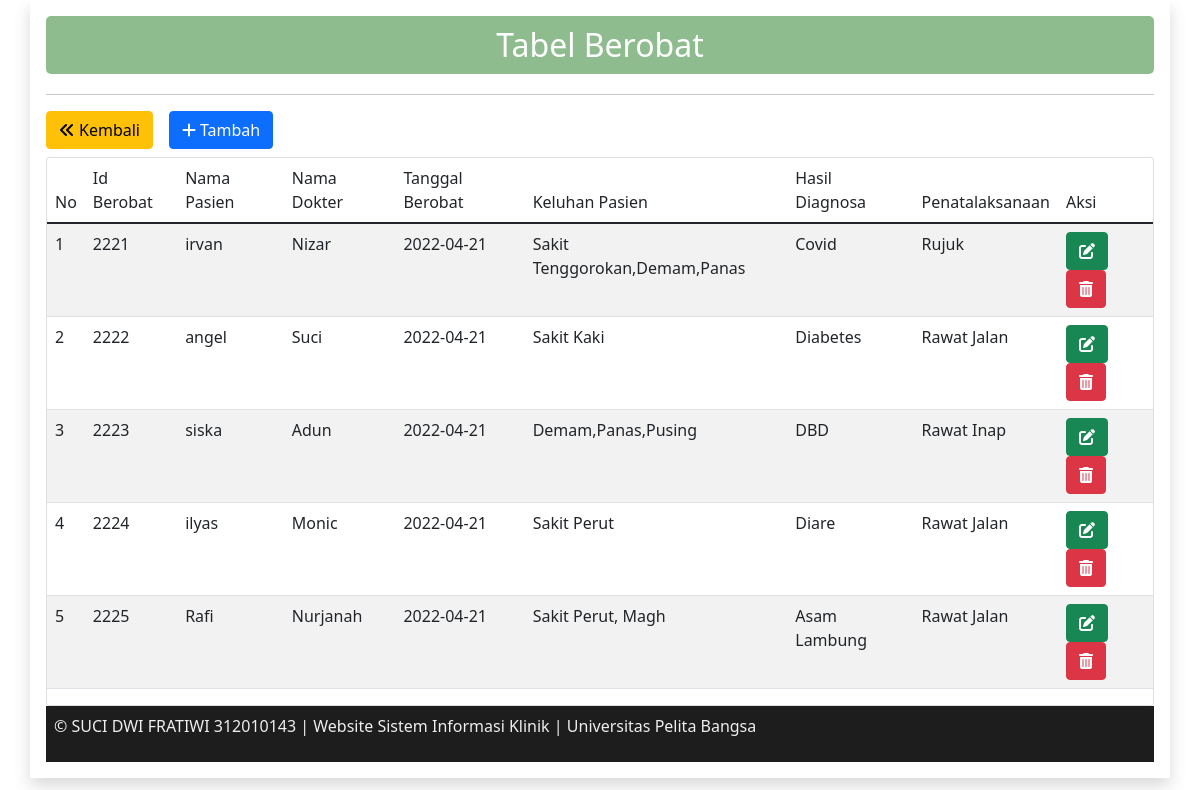
Screenshot of /berobat/berobat.php (signed in) with the database file from the repository.
### tables this page shows
CREATE TABLE `berobat` (
  `id_berobat` int(11) NOT NULL,
  `id_pasien` int(5) DEFAULT NULL,
  `id_dokter` int(5) DEFAULT NULL,
  `tgl_berobat` date DEFAULT NULL,
  `keluhan_pasien` varchar(200) DEFAULT NULL,
  `hasil_diagnosa` varchar(200) DEFAULT NULL,
  `penatalaksanaan` enum('Rawat Jalan','Rawat Inap','Rujuk','lainnya') DEFAULT NULL
);

CREATE TABLE `pasien` (
  `id_pasien` int(5) NOT NULL,
  `nama_pasien` varchar(40) DEFAULT NULL,
  `jenis_kelamin` enum('L','P') DEFAULT NULL,
  `umur` int(2) DEFAULT NULL
);

CREATE TABLE `dokter` (
  `id_dokter` int(5) NOT NULL,
  `nama_dokter` varchar(50) NOT NULL
);

### berobat/berobat.php (the view, shortened to what this page needs)
<!DOCTYPE html>
<html lang="en">
<head>
	<link rel="stylesheet" href="../css/bootstrap.min.css" />
	<link rel="stylesheet" href="../fontawesome/fontawesome/css/all.css" />
</head>
<body>
<div class="container shadow p-3">
	<header>
	<h2 align="center" class="hero text-white">Tabel Berobat</h2>
	</header>
	<hr>
	<div class="btn-toolbar mb-2 mb-md-10">
		<a class="btn btn-warning me-3" href="../data.php" role="button"><i class="fa-solid fa-angles-left me-1"></i>Kembali</a>
		<a class="btn btn-primary" href="berobat_tambah.php" role="button"><i class="fa-solid fa-plus me-1"></i>Tambah</a>
	</div>
	<div class="card">
	<div class="table-responsive">
		<table class="table table-striped table-hover">
			<thead>
				<tr>
					<td>No</td>
					<td>Id Berobat</td>
					<td>Nama Pasien</td>
					<td>Nama Dokter</td>
					<td>Tanggal Berobat</td>
					<td>Keluhan Pasien</td>
					<td>Hasil Diagnosa</td>
					<td>Penatalaksanaan</td>
					<td>Aksi</td>
				</tr>
			</thead>
			<?php
			require "../koneksi.php";
			$no = 1;
			$query = mysqli_query($conn, 'SELECT * FROM berobat
				join pasien on pasien.id_pasien = berobat.id_pasien
				join dokter on dokter.id_dokter = berobat.id_dokter');
			while ($data = mysqli_fetch_array($query)) {
			?>
				<tr>
					<td><?php echo $no++ ?></td>
					<td><?php echo $data['id_berobat'] ?></td>
					<td><?php echo $data['nama_pasien'] ?></td>
					<td><?php echo $data['nama_dokter'] ?></td>
					<td><?php echo $data['tgl_berobat'] ?></td>
					<td><?php echo $data['keluhan_pasien'] ?></td>
					<td><?php echo $data['hasil_diagnosa'] ?></td>
					<td><?php echo $data['penatalaksanaan'] ?></td>
					<td>
						<a class="btn btn-success" href="berobat_ubah.php?id=<?= $data['id_berobat'];?>" role="button"><i class="fa-solid fa-pen-to-square"></i></a>
						<a class="btn btn-danger" href="berobat_hapus.php?id=<?= $data['id_berobat'];?>" role="button"><i class="fa-solid fa-trash-can"></i></a>
					</td>
				</tr>
			<?php } ?>
		</table>
	</div>
	</div>
	<?php require "../footer.php";?>
</div>
</body>
</html>

### footer.php (shortened to what this page needs)
<footer>
	<p>&copy; SUCI DWI FRATIWI 312010143 | Website Sistem Informasi Klinik | Universitas Pelita Bangsa</p>
</footer>

### berobat/berobat.php (style rules this page uses)
.hero { background-color: #8FBC8F; border-radius: 5px; padding: 10px 23px; margin-bottom: 20px; }

### footer.php (style rules this page uses)
footer { clear:both; background-color:#1d1d1d; padding:8px; color:#eee; }

### rows the page displays
berobat: id_berobat "2221", id_pasien.nama_pasien "irvan", id_dokter.nama_dokter "Nizar", tgl_berobat "2022-04-21", keluhan_pasien "Sakit Tenggorokan,Demam,Panas", hasil_diagnosa "Covid", penatalaksanaan "Rujuk"
berobat: id_berobat "2222", id_pasien.nama_pasien "angel", id_dokter.nama_dokter "Suci", tgl_berobat "2022-04-21", keluhan_pasien "Sakit Kaki", hasil_diagnosa "Diabetes", penatalaksanaan "Rawat Jalan"
berobat: id_berobat "2223", id_pasien.nama_pasien "siska", id_dokter.nama_dokter "Adun", tgl_berobat "2022-04-21", keluhan_pasien "Demam,Panas,Pusing", hasil_diagnosa "DBD", penatalaksanaan "Rawat Inap"
berobat: id_berobat "2224", id_pasien.nama_pasien "ilyas", id_dokter.nama_dokter "Monic", tgl_berobat "2022-04-21", keluhan_pasien "Sakit Perut", hasil_diagnosa "Diare", penatalaksanaan "Rawat Jalan"
berobat: id_berobat "2225", id_pasien.nama_pasien "Rafi", id_dokter.nama_dokter "Nurjanah", tgl_berobat "2022-04-21", keluhan_pasien "Sakit Perut, Magh", hasil_diagnosa "Asam Lambung", penatalaksanaan "Rawat Jalan"
